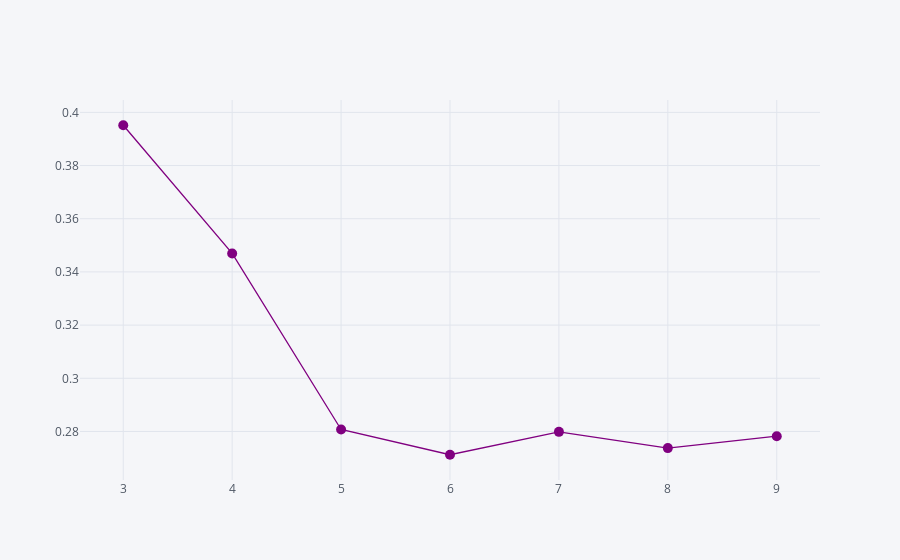

Source (notebook cell):
### Markdown cell above
### Determinar el número de clusters

### Code cell
sil = []
for k in range(3,10):
    cl = KMeans(n_clusters=k)
    cl.fit(X01[mc])
    sil.append((k,silhouette_score(X01[mc],cl.predict(X01[mc]))))
sil = pd.DataFrame(sil,columns=['k','silhouette']).set_index('k').iplot(kind='scatter',mode='markers+lines',size=10,color='purple')

### Figure 1 — Plotly figure (JSON) as saved in the notebook; plotly's stock layout.template omitted (floating-point values rounded to 4 significant figures)
{"data": [{"line": {"color": "rgba(128, 0, 128, 1.0)", "dash": "solid", "shape": "linear", "width": 1.3}, "marker": {"size": 10, "symbol": "circle"}, "mode": "markers+lines", "name": "silhouette", "text": "", "type": "scatter", "x": [3, 4, 5, 6, 7, 8, 9], "y": [0.3951, 0.347, 0.2807, 0.2713, 0.2799, 0.2737, 0.2782]}], "layout": {"legend": {"bgcolor": "#F5F6F9", "font": {"color": "#4D5663"}}, "paper_bgcolor": "#F5F6F9", "plot_bgcolor": "#F5F6F9", "title": {"font": {"color": "#4D5663"}}, "xaxis": {"gridcolor": "#E1E5ED", "showgrid": true, "tickfont": {"color": "#4D5663"}, "title": {"font": {"color": "#4D5663"}, "text": ""}, "zerolinecolor": "#E1E5ED"}, "yaxis": {"gridcolor": "#E1E5ED", "showgrid": true, "tickfont": {"color": "#4D5663"}, "title": {"font": {"color": "#4D5663"}, "text": ""}, "zerolinecolor": "#E1E5ED"}}}
